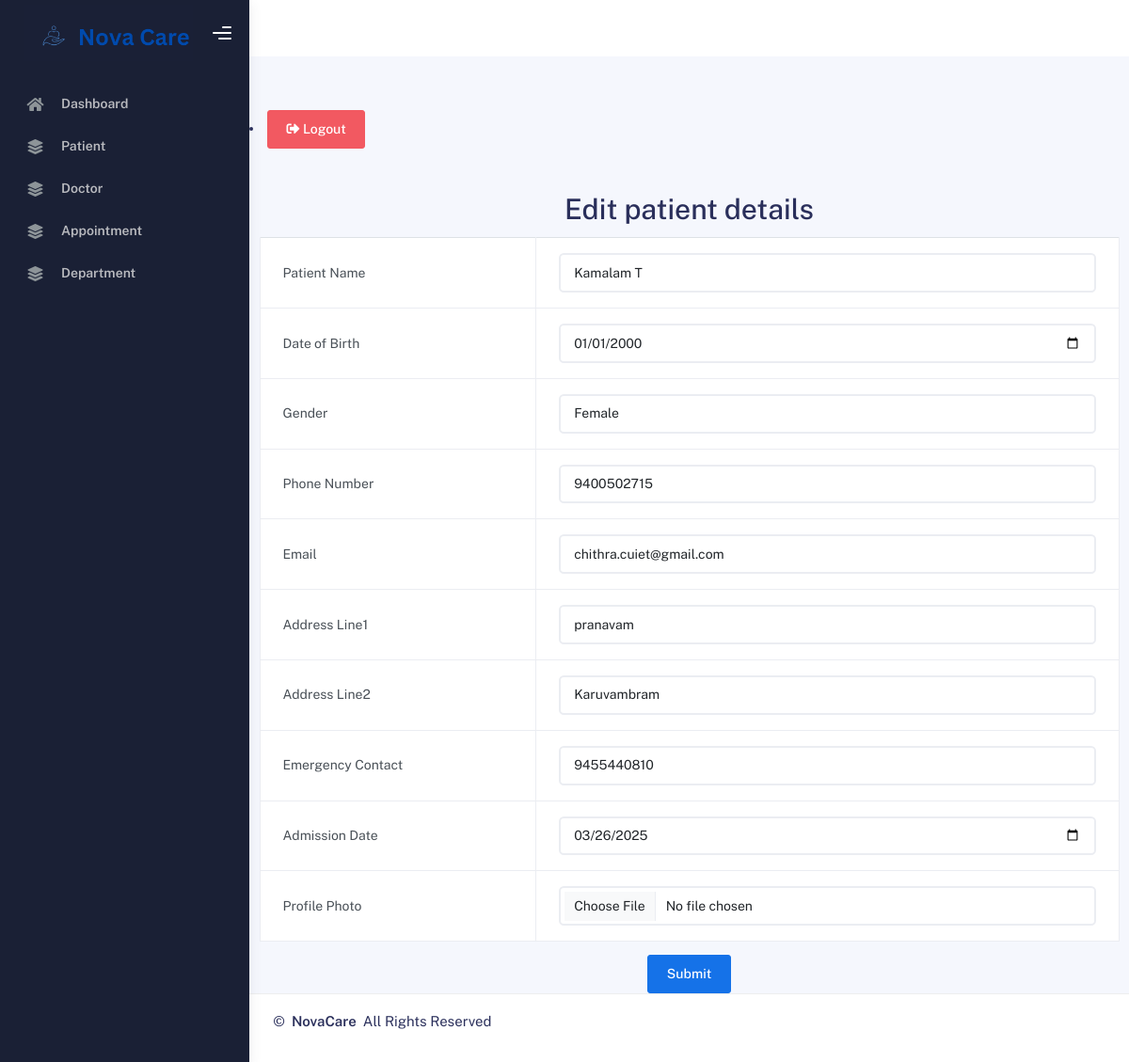
The page /adminapp/edit_patient/2/ (signed in) on the database its author committed.
### HospitalApp/models.py (models this page shows, shortened)
class Patient(models.Model):
    GENDER_CHOICES = [('Male', 'Male'), ('Female', 'Female'), ('Other', 'Other')]
    user = models.OneToOneField(CustomUser, on_delete=models.CASCADE, related_name="patient_profile")
    name = models.CharField(max_length=100)
    dob = models.DateField(verbose_name="Date of Birth")
    gender = models.CharField(max_length=10, choices=GENDER_CHOICES, verbose_name="Gender")
    phone = models.CharField(max_length=15, validators=[RegexValidator(regex=r'^\d{10,15}$', message="Enter a valid phone number")])
    email = models.EmailField()
    emergency_contact = models.CharField(max_length=15, validators=[RegexValidator(regex=r'^\d{10,15}$', message="Enter a valid phone number")])
    address_line1 = models.CharField(max_length=100)
    address_line2 = models.CharField(max_length=100, blank=True, null=True)
    admission_date = models.DateTimeField(default=now)
    updated_at = models.DateTimeField(auto_now=True)
    has_completed_details = models.BooleanField(default=False)
    profile_photo = models.ImageField(upload_to='media/profile_photos/', blank=True, null=True)

### HospitalAdminApp/views.py (the view)
# urls.py: path('edit_patient/<int:pk>/', views.edit_patient, name='edit_patient'),
@login_required(login_url="admin_login")
@user_passes_test(is_admin)
def edit_patient(request, pk):
    patient = get_object_or_404(Patient, pk=pk)  # Fetch the patient by ID
    if request.method == "POST":
        form = PatientForm(request.POST, request.FILES, instance=patient)  # Load existing data into form
        if form.is_valid():
            form.save()
            messages.success(request, "Patient details updated successfully!")
            return redirect('patient')  # Redirect to patient list after update
        else:
            messages.error(request, f"Invalid data entered: {form.errors}")
    else:
        form = PatientForm(instance=patient)  # Pre-fill form with patient details
    return render(request, 'HospitalAdminApp/admin_template/edit_patient.html', {'form': form, 'patient': patient})

### HospitalAdminApp/views.py (called while the page is built)
def is_admin(user):
    return user.is_authenticated and user.user_type == "admin" or user.is_superuser

### templates/HospitalAdminApp/admin_template/edit_patient.html (shortened to what this page needs)
{% extends 'HospitalAdminApp/admin_template/admin_base.html' %}
{% load static %}
{% block content %}
<div class="container mt-5">
    <h1 class="text-center">Edit patient details</h1>
    <form method="POST" enctype="multipart/form-data">
        <table class="table table-bordered">
            <tr class="mb-3">
                <td><label for="id_patient_name">Patient Name</label></td>
                <td>{{ form.name }}</td>
            </tr>
            <tr class="mb-3">
                <td><label for="id_patient_d_o_b">Date of Birth</label></td>
                <td>{{ form.dob }}</td>
            </tr>
            <tr class="mb-3">
                <td><label for="id_patient_gender">Gender</label></td>
                <td>{{ form.gender }}</td>
            </tr>
            <tr class="mb-3">
                <td><label for="id_patient_ph_no">Phone Number</label></td>
                <td>{{ form.phone }}</td>
            </tr>
            <tr class="mb-3">
                <td><label for="id_email">Email</label></td>
                <td>{{ form.email}}</td>
            </tr>
            <tr class="mb-3">
                <td><label for="id_patient_address">Address Line1</label></td>
                <td>{{ form.address_line1 }}</td>
            </tr>
            <tr class="mb-3">
                <td><label for="id_patient_address">Address Line2</label></td>
                <td>{{ form.address_line2 }}</td>
            </tr>
            <tr class="mb-3">
                <td><label for="id_patient_emergency_no">Emergency Contact</label></td>
                <td>{{ form.emergency_contact }}</td>
            </tr>
            <tr class="mb-3">
                <td><label for="id_patient_admission_date">Admission Date</label></td>
                <td>{{ form.admission_date }}</td>
            </tr>
            <tr class="mb-3">
                <td><label for="id_profile_photo">Profile Photo</label></td>
                <td>{{ form.profile_photo }}</td>
            </tr>
        </table>
        <div class="text-center">
            <button type="submit" class="btn btn-primary">Submit</button>
       </div>
    </form>
</div>
{% endblock %}

### rows shown on the page
Patient: name "Kamalam T", dob "01/01/2000", gender "Female", phone "9400502715", email "chithra.cuiet@gmail.com", address_line1 "pranavam", address_line2 "Karuvambram", emergency_contact "9455440810", admission_date "03/26/2025"
